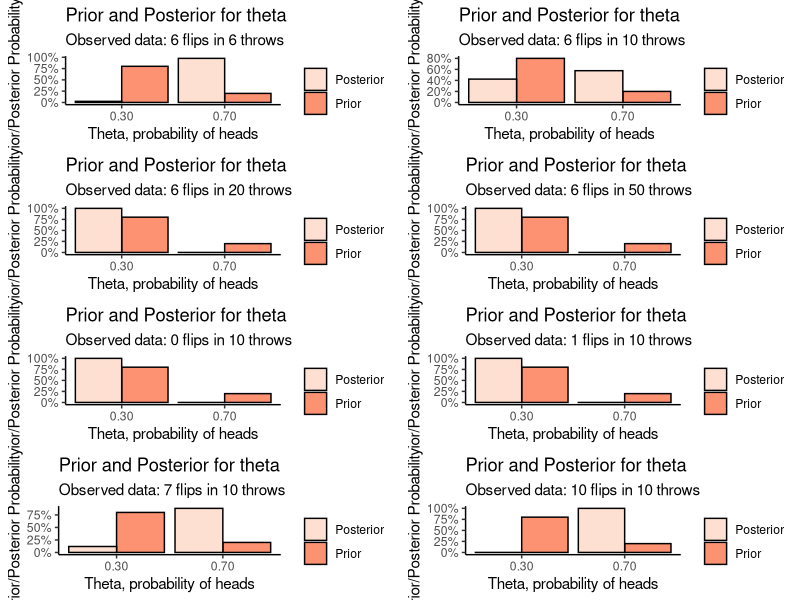

Source code (R):
## ---- chunk 1
library(tidyverse)
## ---- chunk 2
visualize_binomial_priorposterior <- function(sumx,n) {
  prior <- function(theta) {
    if (theta == .3) {
      return(.8)
    }
    else if (theta == .7) {
      return(.2)
    }
    0
  }
  likelihood <- function(theta) theta^sumx * (1-theta)^(n - sumx)
  marginal_likelihood <- prior(.7) * likelihood(.7) + prior(.3) * likelihood(.3)
  posterior <- function(theta) likelihood(theta) * prior(theta) / marginal_likelihood
  
  # Plot of the prior and posterior distributions for these observed data
  data_frame(
    theta = c(.3,.7,.3,.7),
    value = c(prior(.3),prior(.7),posterior(.3),posterior(.7)),
    type = c("Prior","Prior","Posterior","Posterior")
  ) %>%
    ggplot(aes(x = theta,y = value,fill = type)) +
    theme_classic() + 
    geom_bar(stat = "identity",position = "dodge",colour = "black") +
    labs(title = "Prior and Posterior for theta",
         subtitle = str_c("Observed data: ",sumx," flips in ",n," throws"),
         x = "Theta, probability of heads",
         y = "Prior/Posterior Probability",
         fill = "") +
    scale_x_continuous(breaks = c(0.30,0.70),labels = c("0.30","0.70")) +
    scale_y_continuous(labels = scales::percent_format()) +
    scale_fill_brewer(palette = "Reds")
  
}
## ---- chunk 3
cowplot::plot_grid(
  visualize_binomial_priorposterior(6,6),
  visualize_binomial_priorposterior(6,10),
  visualize_binomial_priorposterior(6,20),
  visualize_binomial_priorposterior(6,50),
  visualize_binomial_priorposterior(0,10),
  visualize_binomial_priorposterior(1,10),
  visualize_binomial_priorposterior(7,10),
  visualize_binomial_priorposterior(10,10),
  ncol=2
)
